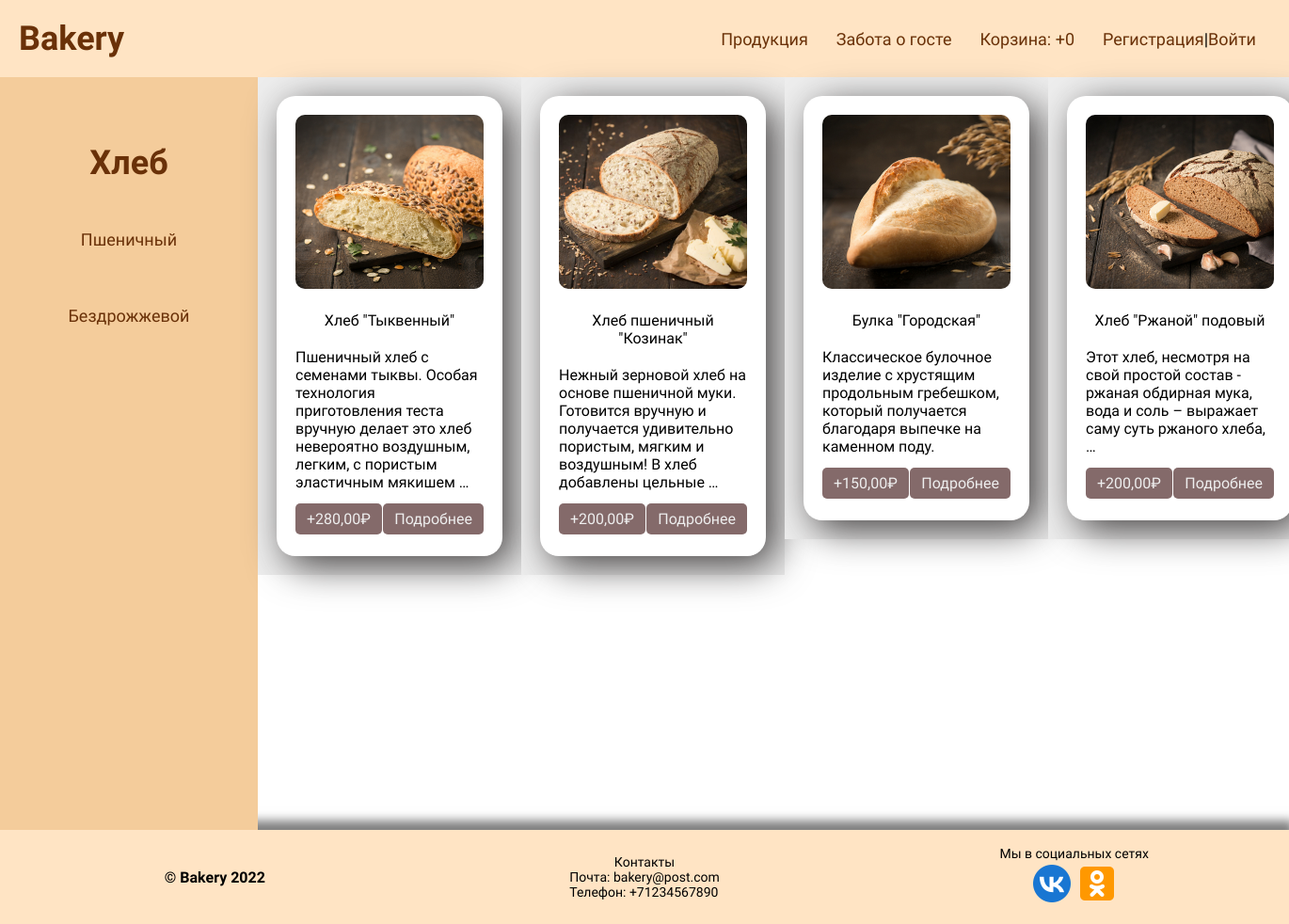
The page /category/bread/ on the database its author committed.
### catalog/models.py (models this page shows, shortened)
class Cart(models.Model):
    client = models.ForeignKey('Client', null=True, on_delete=models.CASCADE, verbose_name='Покупатель')
    product = models.ManyToManyField(CartProduct, blank=True, related_name='related_carts')
    amount = models.PositiveIntegerField(default=0, verbose_name='Количество')
    total_price = models.DecimalField(max_digits=9, decimal_places=2, default=0, verbose_name='Итоговая цена')
    in_order = models.BooleanField(default=False)
    for_anonymous_user = models.BooleanField(default=False)

class Category(models.Model):
    title = models.CharField(max_length=100, db_index=True, verbose_name='Название')
    slug = models.SlugField(max_length=100, unique=True, db_index=True, verbose_name='URL')
    objects = CategoryManager()

class Product(models.Model):
    MIN_RESOLUTION = (400, 400)
    MAX_RESOLUTION = (1000, 1000)
    MAX_IMAGE_SIZE = 3145728
    class Meta:
        abstract = True
    title = models.CharField(max_length=150, db_index=True, verbose_name='Название')
    slug = models.SlugField(max_length=150, unique=True, db_index=True, verbose_name='URL')
    description = models.TextField(verbose_name='Описание', null=True)
    structure = models.TextField(verbose_name='Состав', null=True)
    weight = models.SmallIntegerField(verbose_name='Вес')
    image = models.ImageField(upload_to="image/%Y/%m/%d", verbose_name='Изображение')
    price = models.DecimalField(max_digits=10, decimal_places=2, verbose_name='Цена')
    category = models.ForeignKey('Category', on_delete=models.CASCADE, verbose_name='Категория')
    def get_model_name(self):
        return self.__class__.__name__.lower()

class Bread(Product):
    type = models.CharField(max_length=100, verbose_name='Вид хлеба')

### catalog/views.py (the view)
# urls.py: path('category/<str:slug>/', CategoryDetailView.as_view(), name='product_category'),
class CategoryDetailView(CartMixin, CategoryDetailMixin, DetailView):
    model = Category
    queryset = Category.objects.all()
    context_object_name = 'category'
    template_name = 'catalog/product_category.html'
    slug_url_kwarg = 'slug'
    def get_context_data(self, **kwargs):
        context = super().get_context_data(**kwargs)
        context['cart'] = self.cart
        context['all_cart_products'] = self.cart.product.all()
        return context

### catalog/templates/catalog/product_category.html (shortened to what this page needs)
{% extends 'catalog/base.html' %}
{% block content %}
{% load static %}
<link rel="stylesheet" href="{% static 'catalog/css/product_category.css' %}" type="text/css">
<div class="conteiner">
        <div class="sidebar">
            <div class="sidebar-inner">
                <div class="sidebar-title">
                    {{ category.title }}
                </div>
                {% for type in product_type %}
                <ul class="sidebar-menu">
                    {% if category_type == type %}
                    <li class="sidebar-menu-active-item"><p class="sidebar-menu-active-link">{{ type }}</p></li>
                    {% else %}
                    <li class="sidebar-menu-item"><a class="sidebar-menu-link" href="{% url 'type_products' ct_model=category.slug type=type %}">{{ type }}</a></li>
                    {% endif %}
                {% endfor %}
                </ul>
            </div>
        </div>
        {% for product, cart_product in products.items %}
        <div class="content">
            <div class="content-inner">
                <div class="cart">
                    <div class="cart-img-box">
                        <img class='cart-img' src="{{ product.image.url }}">
                    </div>
                    <div class="cart-title">
                        {{ product.title }}
                    </div>
                    <div class="cart-content">
                        {{ product.description|truncatewords:20 }}
                    </div>
                    <div class="btn-keeper">
                        {% if cart_product in all_cart_products %}
                            <div class="content-btn">
                                <form action="{% url 'change_amount' ct_model=product.get_model_name slug=product.slug %}" method="POST">
                                    {% csrf_token %}
                                    <div class="quantity_inner">
                                        <button type="submit" class="bt_minus">
                                            <svg viewBox="0 0 24 24" class="feather feather-minus"><line x1="5" y1="12" x2="19" y2="12"></line></svg>
                                        </button>
                                        <input type="text" name="amount" value="{{ cart_product.amount }}" size="2" class="quantity" data-max-count="20" />
                                        <button type="submit" class="bt_plus">
                                            <svg viewBox="0 0 24 24" class="feather feather-plus"><line x1="12" y1="5" x2="12" y2="19"></line><line x1="5" y1="12" x2="19" y2="12"></line></svg>
                                        </button>
                                    </div>
                                </form>
                            </div>
                        {% else %}
                        <div class="content-btn"><a class="btn" href="{% url 'add_to_cart' ct_model=product.get_model_name slug=product.slug %}">+{{product.price}}₽</a></div>
                        {% endif %}
                        <div class="content-btn"><a class="btn" href="{% url 'product_detail' ct_model=product.get_model_name slug=product.slug %}">Подробнее</a></div>
                    </div>
                </div>
            </div>
        </div>
        {% endfor %}
    </div>
{% endblock %}

### catalog/templates/catalog/base.html (shortened to what this page needs)
{% load static %}
<!DOCTYPE html>
<html lang="en">
<head>
    <link rel="stylesheet" href="{% static 'catalog/css/reset.css' %}" type="text/css">
    <link rel="stylesheet" href="{% static 'catalog/css/style.css' %}" type="text/css">
    <link rel="stylesheet" href="{% static 'catalog/css/media.css' %}" type="text/css">
</head>
<body>
    <nav class="navbar">
        <div class="logo">
            <a href="{% url 'home' %}" class="nav-logo-link">Bakery</a>
        </div>
        <ul class="nav-links">
            <div class="menu">
                <li class="nav-menu-item"><a class="nav-menu-link scrollto" href="#catalog">Продукция</a></li>
                <li class="nav-menu-item"><a class="nav-menu-link" href="#">Забота о госте</a></li>
                <li class="nav-menu-item"><a class="nav-menu-link" href="{% url 'cart' %}">Корзина: +{{ cart.product.count }}</a></li>
                {% if request.user.is_authenticated %}
                <li class="nav-menu-item"><a class="nav-menu-link" href="{% url 'logout' %}">Выйти</a></li>
                {% else %}
                <li class="nav-menu-item"><a class="nav-menu-link" href="{% url 'register' %}">Регистрация</a>|<a class="nav-menu-link" href="{% url 'login' %}">Войти</a></li>
                {% endif %}
            </div>
        </ul>
    </nav>
{% block content %}
{% endblock %}
    <div class="footer">
        <div class="footer-container">
            <div class="trade-simbol">
                © Bakery 2022
            </div>
            <div class="contacts">
                <div class="title">
                    Контакты
                </div>
                <div class="contacts-type">
                    <div class="email">
                        Почта: bakery@post.com
                    </div>
                    <div class="phone-number">
                        Телефон: +71234567890
                    </div>
                </div>
            </div>
            <div class="social-networking">
                <div class="title">
                    Мы в социальных сетях
                </div>
                <ul class="footer-icons">
                    <li class="footer-icons-item"><a class="footer-icons-link" href="https://vk.com/"><img src="{% static 'catalog/images/footer_elements/vk.png' %}" alt="VK"></a></li>
                    <li class="footer-icons-item"><a class="footer-icons-link" href="https://ok.ru/"><img src="{% static 'catalog/images/footer_elements/ok.png' %}" alt="OK"></a></li>
                </ul>
            </div>
        </div>
    </div>
</body>
</html>

### catalog/static/catalog/css/style.css (style rules this page uses)
html, body { margin: 0; padding: 0; }
* { box-sizing: border-box; }
.navbar { display: flex; align-items: center; justify-content: space-between; padding: 20px; background-color: bisque; }
.nav-menu-item { list-style: none; }
.nav-logo-link { text-decoration: none; font-family: Lobster; font-size: 36px; font-weight: 600; color: rgb(106, 49, 8); }
.nav-menu-link { text-decoration: none; color: rgb(106, 49, 8); }
.menu { display: flex; font-family: Oswald; font-size: 18px; font-weight: 500; }
.nav-menu-item { padding: 5px 15px; }
.footer { width: 100%; height: 100px; background: bisque; font-family: Oswald; font-size: 14px; font-weight: 400; box-shadow: 0px -5px 10px 5px rgba(0, 0, 0, 0.5); }
.footer-container { background: bisque; width: 100%; height: 100px; display: grid; grid-template-columns: 5fr 5fr 5fr; grid-template-areas: 'link-1 link-2 link-3' }
.footer-container div:nth-child(1) { grid-area: link-1; }
.footer-container div:nth-child(2) { grid-area: link-2; }
.footer-container div:nth-child(3) { grid-area: link-3; }
.trade-simbol { font-size: 16px; font-weight: 600; display: flex; justify-content: center; align-items: center; }
.contacts { display: flex; flex-direction: column; justify-content: center; align-items: center; }
.social-networking { display: flex; flex-direction: column; justify-content: center; align-items: center; }
.footer-icons { display: flex; justify-content: space-around; align-items: center; }
.footer-icons-item { list-style: none; }
.footer-icons-link { text-decoration: none; }

### catalog/static/catalog/css/product_category.css (style rules this page uses)
.conteiner { width: 100%; min-height: 100vh; display: flex; }
.sidebar { min-width: 20%; padding-top: 40px; padding-bottom: 40px; display: flex; justify-content: center; background-color: rgb(244, 204, 155); }
.sidebar-inner { width: 100%; }
.sidebar-title { margin: 30px; text-align: center; font-family: Oswald; font-size: 36px; font-weight: 600; color: rgb(106, 49, 8); }
.sidebar-menu-item { margin-top: 20px; margin-bottom: 20px; list-style: none; }
.sidebar-menu-link { padding: 20px; display: flex; justify-content: center; text-decoration: none; color: rgb(106, 49, 8); transition: all .3s; }
.sidebar-menu { text-align: center; font-family: Oswald; font-size: 18px; font-weight: 500; }
.content { width: 80%; height: 100%; background-color: #eee; }
.content-inner { height: 100%; display: flex; flex-wrap: wrap; }
.cart { width: 240px; min-height: 400px; border-radius: 20px; margin: 20px; padding: 20px; background-color: #fff; box-shadow: 10px 10px 40px #434040; }
.cart-img { width: 200px; border-radius: 10px; box-sizing: border-box; }
.cart-title { margin-top: 20px; font-family: Oswald; font-size: 16px; font-weight: 500; text-align: center; }
.cart-content { margin-top: 20px; font-family: Oswald; font-size: 16px; font-weight: 400; }
.btn-keeper { display: flex; justify-content: space-between; align-items: center; }
.content-btn { margin-top: 20px; margin-bottom: 10px; list-style: none; }
.btn { background-color: #846A6A; padding: 7px 12px; text-decoration: none; color: #eee; font-family: Oswald; font-size: 16px; font-weight: 400; border-radius: 5px; }

### rows shown on the page
Category: title "Хлеб"
Bread: product_type "Пшеничный", image (picture), title "Хлеб \"Тыквенный\"", description "Пшеничный хлеб с семенами тыквы. Особая технология приготовления теста вручную делает это хлеб невероятно воздушным, легким, с пористым эластичным мякишем …", price "280,00"
Bread: product_type "Бездрожжевой", image (picture), title "Хлеб \"Ржаной\" подовый", description "Этот хлеб, несмотря на свой простой состав - ржаная обдирная мука, вода и соль – выражает саму суть ржаного хлеба, …", price "200,00"
Bread: image (picture), title "Хлеб пшеничный \"Козинак\"", description "Нежный зерновой хлеб на основе пшеничной муки. Готовится вручную и получается удивительно пористым, мягким и воздушным! В хлеб добавлены цельные …", price "200,00"
Bread: image (picture), title "Булка \"Городская\"", description "Классическое булочное изделие с хрустящим продольным гребешком, который получается благодаря выпечке на каменном поду.", price "150,00"
